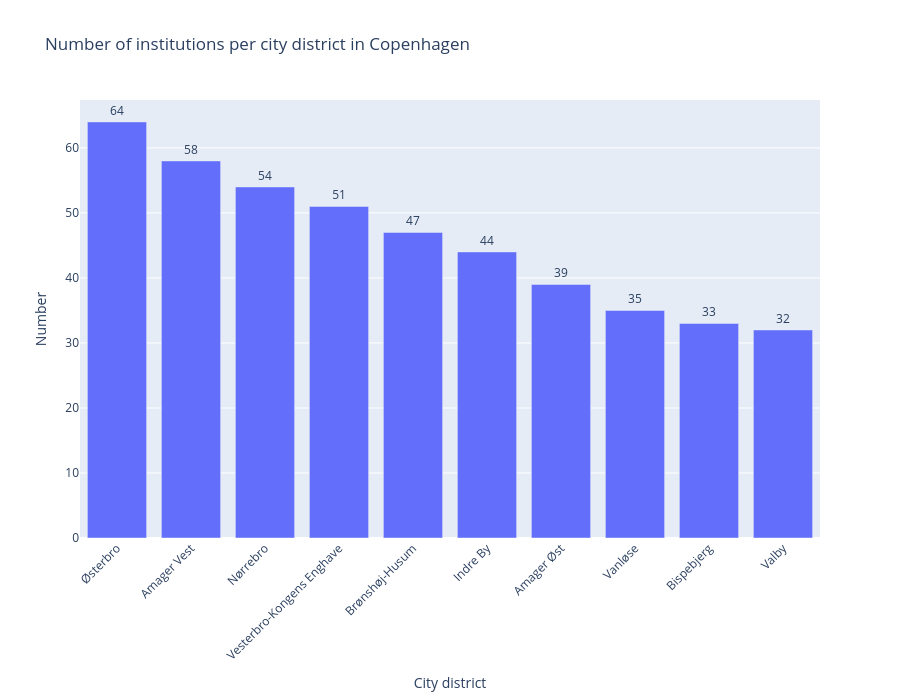

Notebook cell for this chart:
### Code cell
def plot_day_care(df):
    bydel_counts = df['bydel'].value_counts().reset_index() #Counting the number of institutions per district
    bydel_counts.columns = ['City district', 'Number of institutions']

    fig = px.bar(bydel_counts,
             x='City district',
             y='Number of institutions',
             title='Number of institutions per city district in Copenhagen',
             labels={'City district': 'City district', 'Number of institutions': 'Number'},
             text='Number of institutions',
             height=700)

    fig.update_traces(textposition='outside')
    fig.update_layout(xaxis_tickangle=-45)
    fig.show()

    fig.write_image("daginst.png", scale=2) # Save the figure as a PNG file

plot_day_care(day_care)

### Figure 1 — Plotly figure (JSON) as saved in the notebook; plotly's stock layout.template omitted (floating-point values rounded to 4 significant figures)
{"data": [{"alignmentgroup": "True", "hovertemplate": "City district=%{x}<br>Number=%{text}<extra></extra>", "legendgroup": "", "marker": {"color": "#636efa", "pattern": {"shape": ""}}, "name": "", "offsetgroup": "", "orientation": "v", "showlegend": false, "text": [64, 58, 54, 51, 47, 44, 39, 35, 33, 32], "textposition": "outside", "type": "bar", "x": ["Østerbro", "Amager Vest", "Nørrebro", "Vesterbro-Kongens Enghave", "Brønshøj-Husum", "Indre By", "Amager Øst", "Vanløse", "Bispebjerg", "Valby"], "xaxis": "x", "y": [64, 58, 54, 51, 47, 44, 39, 35, 33, 32], "yaxis": "y"}], "layout": {"barmode": "relative", "height": 700, "legend": {"tracegroupgap": 0}, "title": {"text": "Number of institutions per city district in Copenhagen"}, "xaxis": {"anchor": "y", "domain": [0, 1], "tickangle": -45, "title": {"text": "City district"}}, "yaxis": {"anchor": "x", "domain": [0, 1], "title": {"text": "Number"}}}}
